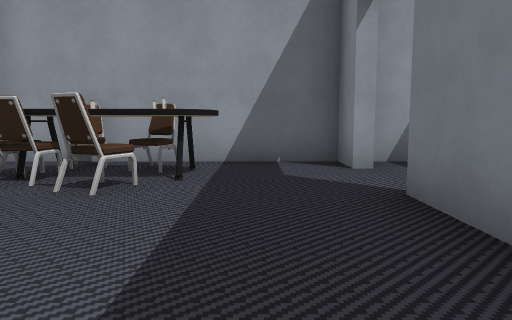
view 1 (above)

20 first-person views from a walk through a level from a Godot 3-D game. The camera is 1.2 m above the floor, tilts 6° down and sees 70° across. The floor is counted in squares, 1.84 m on a side. Each view is taken from the middle of a square. On the plan, view 1 faces up. The plan holds only what a view shows up to about 11 squares ahead; the rest is blank. Flat picture figures and markers are not drawn. Some surface patterns are stand-ins.

view 2
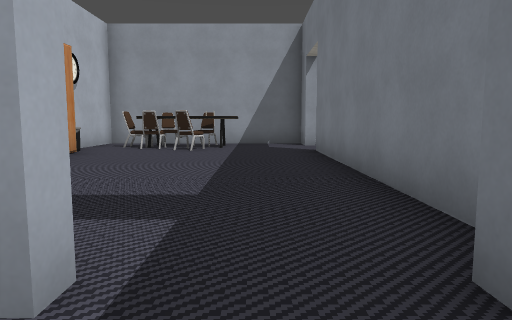

view 3
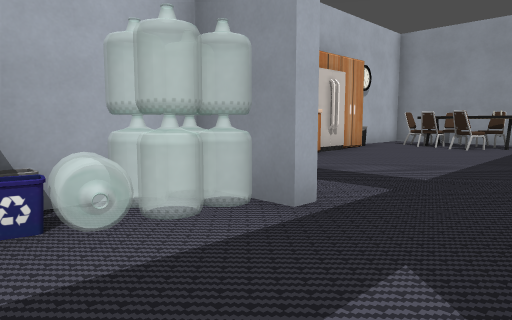

view 4
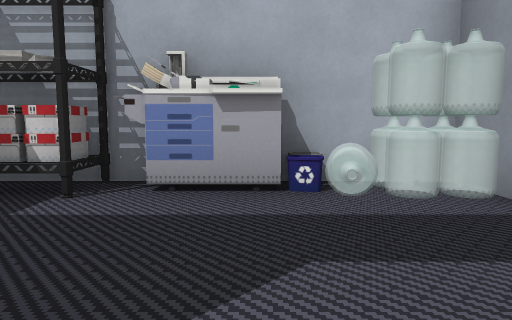

view 5
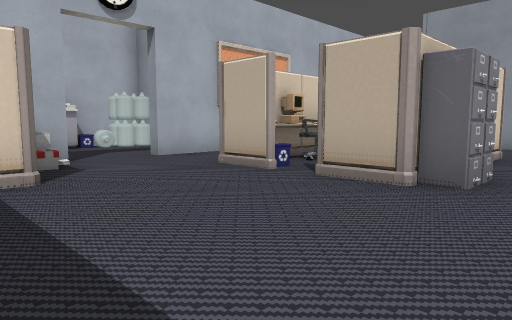

view 6
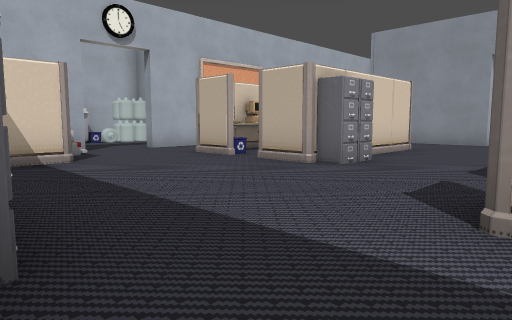

view 7
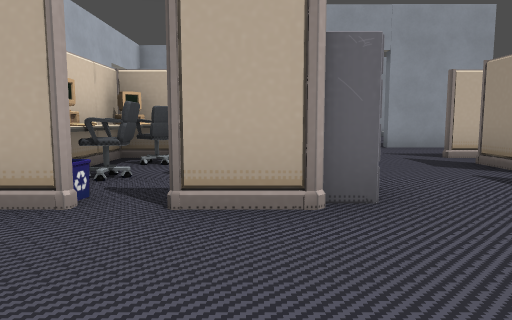

view 8
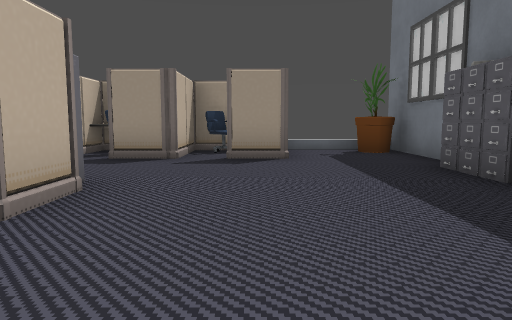

view 9
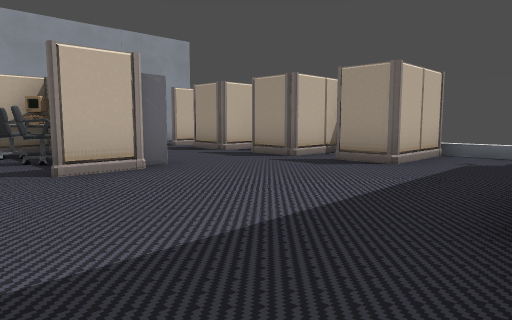

view 10
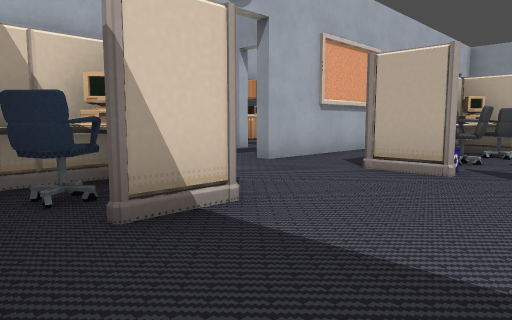

view 11
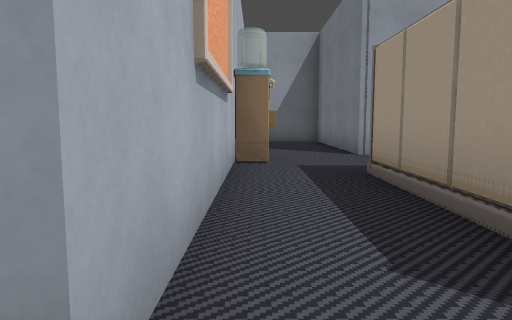

view 12
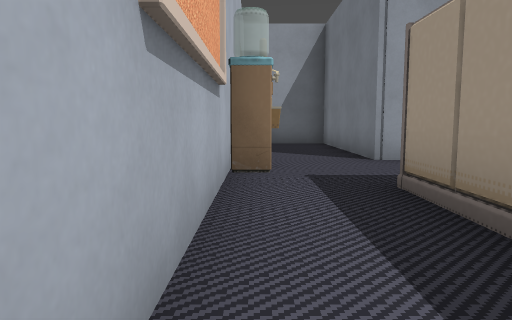

view 13
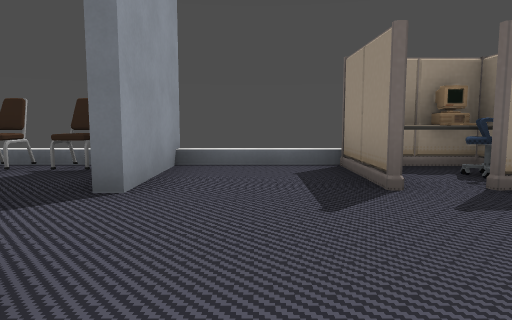

view 14
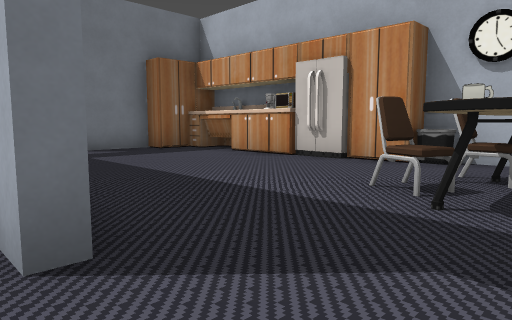

view 15
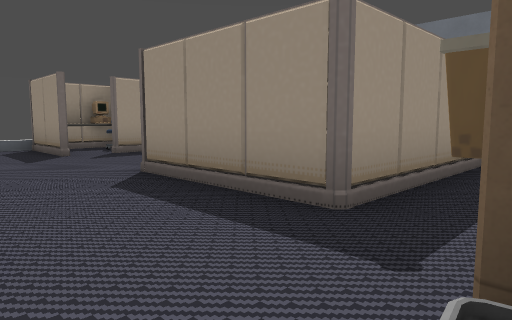

view 16
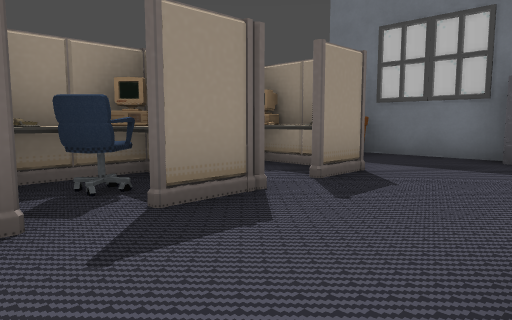

view 17
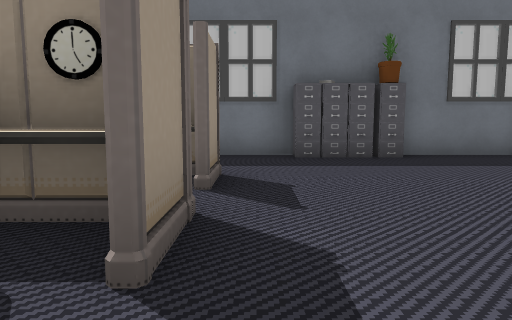

view 18
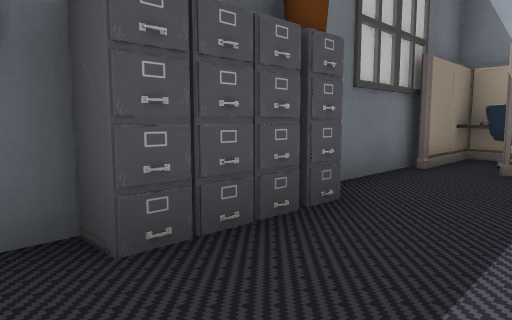

view 19
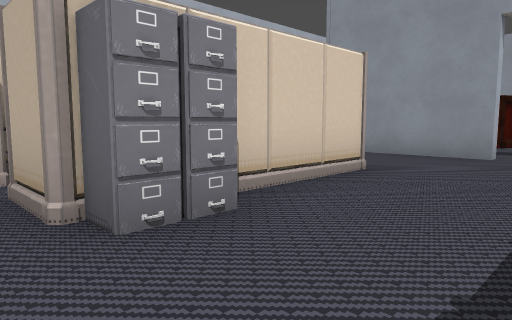

view 20
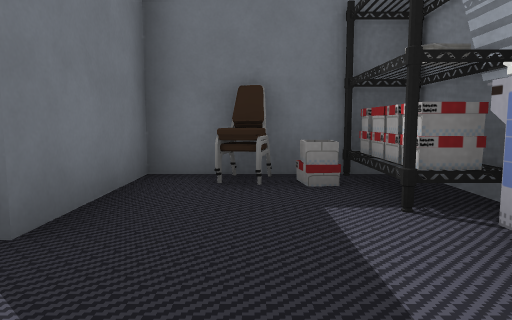

### Floor plan
Ten units are one square. View 1 is at (0, 0); x grows to the right and y downward. Boxes are objects, and circles mark ways between rooms. Rooms are numbered by the first view taken in them; rooms with no view inside come last. Other rooms are left out.
<svg viewBox="-50 -65 175 175">
<path fill="none" stroke="#000" d="M-35 14 -35 29 -27 29 -27 36M-37 14 -37 25M-37 -26 -37 -15M14 29 14 -33 16 -33M-14 58 -14 74M18 -51 14 -51 14 -60 -43 -60 -43 -35M16 53 12 53M-20 71 -20 85M14 86 14 69M58 34 58 26M65 25 65 53 54 53M42 26 42 34M35 36 35 24M36 25 36 36M94 13 115 13M101 14 94 14M16 69 16 74M16 8 16 53M75 -16 75 -12 40 -12 40 -60 18 -60M82 102 119 102M34 102 61 102M25 99 38 99M119 -12 92 -12M16 -33 16 -29M-20 95 14 95 14 86"/>
<rect x="-45" y="5" width="10" height="10" fill="#bbb"><title>machine</title></rect>
<rect x="-45" y="-5" width="10" height="10" fill="#bbb"><title>microwave</title></rect>
<rect x="-45" y="-15" width="10" height="10" fill="#bbb"><title>fridge</title></rect>
<rect x="-45" y="-35" width="10" height="10" fill="#bbb"><title>bin</title></rect>
<rect x="-35" y="-45" width="10" height="10" fill="#bbb"><title>chair</title></rect>
<rect x="-35" y="-55" width="10" height="10" fill="#bbb"><title>chair</title></rect>
<rect x="-25" y="-45" width="10" height="10" fill="#bbb"><title>chair</title></rect>
<rect x="-25" y="-55" width="10" height="10" fill="#bbb"><title>other object</title></rect>
<rect x="-15" y="75" width="10" height="10" fill="#bbb"><title>box</title></rect>
<rect x="-15" y="55" width="10" height="10" fill="#bbb"><title>bin</title></rect>
<rect x="-15" y="-45" width="10" height="10" fill="#bbb"><title>mug</title></rect>
<rect x="-15" y="-55" width="10" height="10" fill="#bbb"><title>chair</title></rect>
<rect x="15" y="75" width="10" height="10" fill="#bbb"><title>monitor</title></rect>
<rect x="15" y="65" width="10" height="10" fill="#bbb"><title>box</title></rect>
<rect x="15" y="-5" width="10" height="10" fill="#bbb"><title>bin</title></rect>
<rect x="25" y="85" width="10" height="10" fill="#bbb"><title>chair</title></rect>
<rect x="25" y="35" width="10" height="10" fill="#bbb"><title>chair</title></rect>
<rect x="35" y="35" width="10" height="10" fill="#bbb"><title>monitor</title></rect>
<rect x="35" y="15" width="10" height="10" fill="#bbb"><title>other object</title></rect>
<rect x="45" y="15" width="10" height="10" fill="#bbb"><title>chair</title></rect>
<rect x="55" y="15" width="10" height="10" fill="#bbb"><title>other object</title></rect>
<rect x="65" y="95" width="10" height="10" fill="#bbb"><title>cabinet</title></rect>
<rect x="65" y="45" width="10" height="10" fill="#bbb"><title>cabinet</title></rect>
<rect x="95" y="65" width="10" height="10" fill="#bbb"><title>desk</title></rect>
<rect x="95" y="45" width="10" height="10" fill="#bbb"><title>clock</title></rect>
<rect x="95" y="35" width="10" height="10" fill="#bbb"><title>chair</title></rect>
<rect x="95" y="25" width="10" height="10" fill="#bbb"><title>chair</title></rect>
<rect x="105" y="95" width="10" height="10" fill="#bbb"><title>plant</title></rect>
<rect x="105" y="55" width="10" height="10" fill="#bbb"><title>chair</title></rect>
<rect x="105" y="45" width="10" height="10" fill="#bbb"><title>monitor</title></rect>
<rect x="105" y="35" width="10" height="10" fill="#bbb"><title>other object</title></rect>
<rect x="105" y="25" width="10" height="10" fill="#bbb"><title>monitor</title></rect>
<rect x="105" y="15" width="10" height="10" fill="#bbb"><title>desk</title></rect>
<rect x="-15" y="85" width="10" height="10" fill="#bbb"><title>box</title></rect>
<rect x="-5" y="85" width="10" height="10" fill="#bbb"><title>chair</title></rect>
<circle cx="10" cy="-45" r="3" fill="#2a7"/>
<circle cx="10" cy="60" r="3" fill="#2a7"/>
<circle cx="-5" cy="75" r="3" fill="#2a7"/>
<text x="-10" y="0">1</text>
<text x="60" y="40">2</text>
<text x="-10" y="90">3</text>
</svg>
Room 1 opens to room 2. Room 1 opens to room 3.

Where each view was taken, in squares from view 1:
view 1: 0 up, 0 right, facing up
view 2: 5 down, 0 right, facing up
view 3: 6 down, 1 right, facing up-left
view 4: 6 down, 2 right, facing left
view 5: 9 down, 8 right, facing up-left
view 6: 10 down, 10 right, facing up-left
view 7: 8 down, 6 right, facing up
view 8: 7 down, 3 right, facing right
view 9: 10 down, 4 right, facing up-right
view 10: 10 down, 6 right, facing up-left
view 11: 6 down, 2 right, facing up
view 12: 5 down, 2 right, facing up
view 13: 0 up, 6 right, facing right
view 14: 5 up, 2 right, facing down-left
view 15: 1 up, 2 right, facing down-right
view 16: 3 down, 7 right, facing down-right
view 17: 3 down, 9 right, facing down
view 18: 8 down, 9 right, facing down-left
view 19: 6 down, 9 right, facing up-left
view 20: 5 down, 0 right, facing down
